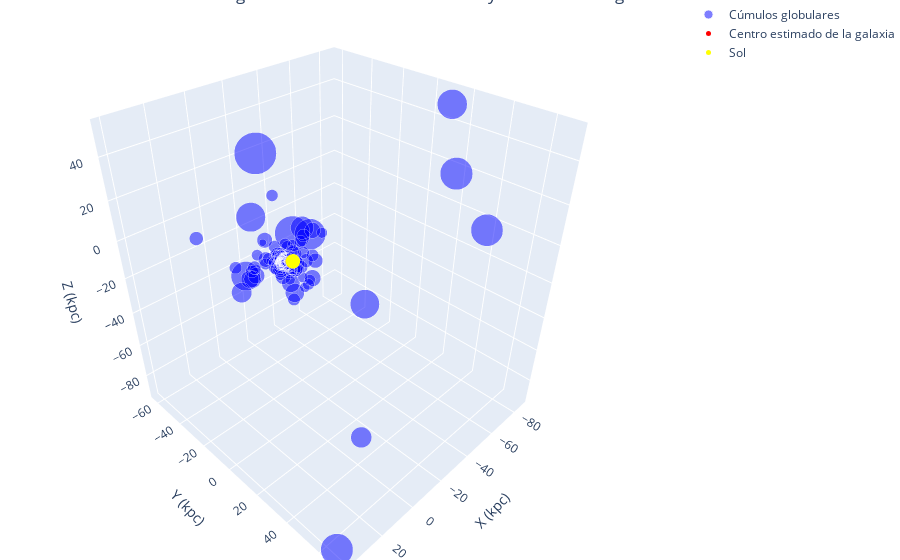

Notebook code cell kept with this figure:
### Code cell
import plotly.graph_objects as go

fig = go.Figure()

# Los cúmulos
fig.add_trace(go.Scatter3d(
    x=data['x'], y=data['y'], z=data['z'],
    mode='markers',
    marker=dict(
        size=valid_radio_parsecs,
        color='blue',
        opacity=0.5
    ),
    name='Cúmulos globulares'
))

# Centro estimado de la galaxia
fig.add_trace(go.Scatter3d(
    x=[x_avg], y=[y_avg], z=[z_avg],
    mode='markers',
    marker=dict(size=5, color='red', opacity=1),
    name='Centro estimado de la galaxia'
))

# Sol
fig.add_trace(go.Scatter3d(
    x=[0], y=[0], z=[0],
    mode='markers',
    marker=dict(size=5, color='yellow', opacity=1),
    name='Sol'
))

fig.update_layout(
    margin=dict(l=0, r=0, b=0, t=0),
    scene=dict(
        xaxis_title='X (kpc)',
        yaxis_title='Y (kpc)',
        zaxis_title='Z (kpc)'
    ),
    title='Distribución de cúmulos globulares en relación con el Sol y el centro de la galaxia'
)

fig.show()

### Figure 1 — Plotly figure (JSON) as saved in the notebook; plotly's stock layout.template omitted (floating-point values rounded to 4 significant figures; data arrays with more than 128 entries replaced by an {"elided": "..."} marker saying what was removed)
{"data": [{"marker": {"color": "blue", "opacity": 0.5, "size": {"elided": "147 float values"}}, "mode": "markers", "name": "Cúmulos globulares", "x": {"elided": "147 float values"}, "y": {"elided": "147 float values"}, "z": {"elided": "147 float values"}, "type": "scatter3d"}, {"marker": {"color": "red", "opacity": 1, "size": 5}, "mode": "markers", "name": "Centro estimado de la galaxia", "x": [-1.877], "y": [-5.21], "z": [-3.535], "type": "scatter3d"}, {"marker": {"color": "yellow", "opacity": 1, "size": 5}, "mode": "markers", "name": "Sol", "x": [0], "y": [0], "z": [0], "type": "scatter3d"}], "layout": {"margin": {"l": 0, "r": 0, "b": 0, "t": 0}, "scene": {"xaxis": {"title": {"text": "X (kpc)"}}, "yaxis": {"title": {"text": "Y (kpc)"}}, "zaxis": {"title": {"text": "Z (kpc)"}}}, "title": {"text": "Distribución de cúmulos globulares en relación con el Sol y el centro de la galaxia"}}}
